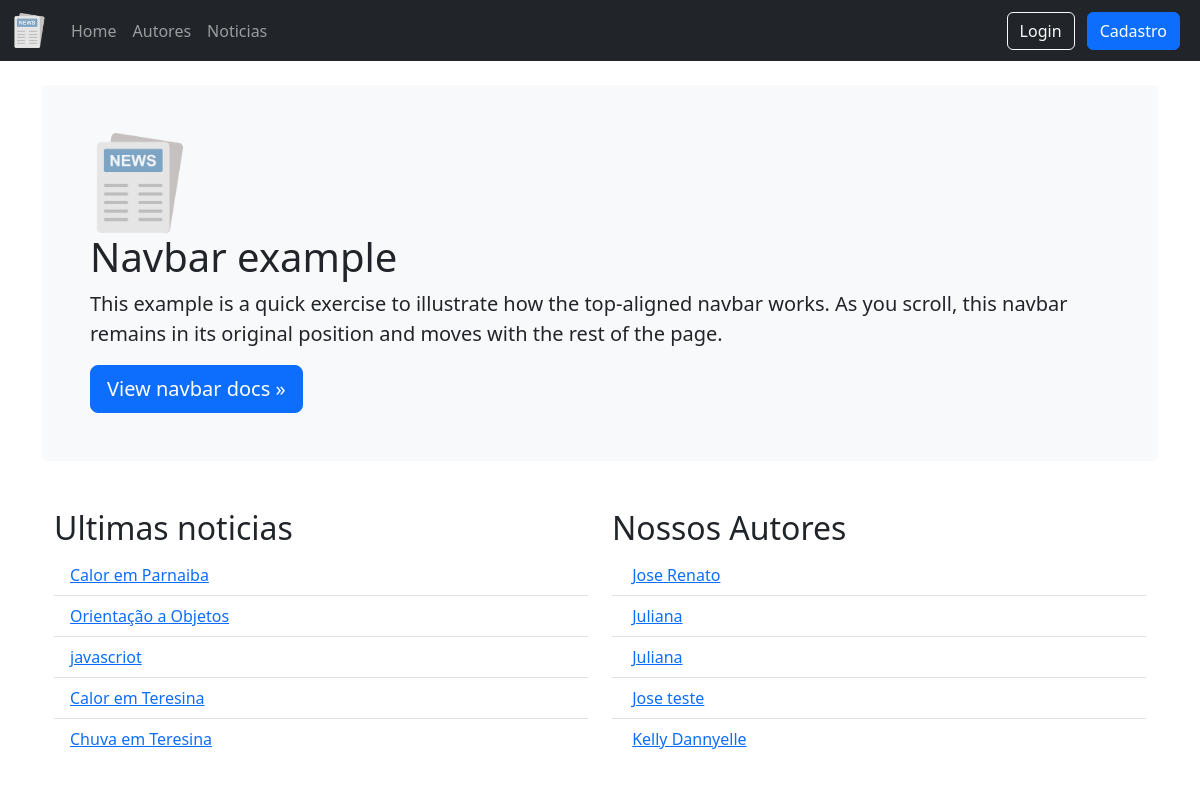
The page / on the database its author committed.
### noticia/models.py (models this page shows, shortened)
class Noticia(models.Model):
    CATEGORIAS = [
        ("Urgente", "Urgente"),
        ("Esportes", "Esportes"),
        ("Política", "Política")
    ]
    titulo = models.CharField("Titulo", max_length=200)
    conteudo = models.TextField("Conteúdo")
    data_pub = models.DateField("Data de publicação")
    tags = models.CharField("Categoria", max_length=100, choices=CATEGORIAS)
    autor = models.ForeignKey(Autor, verbose_name="Autor", on_delete=models.CASCADE)
    class Meta:
        verbose_name = "Noticia"
        verbose_name_plural = "Noticias"

class Autor(models.Model):
    nome = models.CharField("Nome", max_length=200)
    data_nascimento = models.DateField("Data de Nascimento", default="1980-01-01")
    email = models.EmailField("Email")
    idade = models.PositiveSmallIntegerField("Idade")
    avatar = models.ImageField("Foto", upload_to='avatares', blank=True, null=True)
    class Meta:
        verbose_name = "Escritor"
        verbose_name_plural = "Escritores"
        permissions  = [
            ("pode_publicar", "Pode publicar uma noticia"),
        ]

### noticia/views.py (the view)
# urls.py: path('', HomeTemplateView.as_view(), name='home'),
class HomeTemplateView(TemplateView):
    template_name='home.html'
    def get_context_data(self, **kwargs):
        context = super().get_context_data(**kwargs)
        context["noticias"] = Noticia.objects.all()[:5]
        context["autores"] = Autor.objects.all()[:5]
        return context

### templates/home.html (shortened to what this page needs)
{% extends "base.html" %}
{% load static %}
{% block content %}
<div class="bg-body-tertiary p-5 rounded">
  <img src="{% static 'img/noticia.png' %}" alt="" width="100">
  <h1>Navbar example</h1>
  <p class="lead">This example is a quick exercise to illustrate how the top-aligned navbar works. As you scroll, this navbar remains in its original position and moves with the rest of the page.</p>
  <a class="btn btn-lg btn-primary" href="/docs/5.3/components/navbar/" role="button">View navbar docs &raquo;</a>
</div>
<div class="container">
  <div class="row my-5">
    <div class="col">
      <h2>Ultimas noticias</h2>
      <ul class="list-group list-group-flush">
        {% for noticia in noticias %}
        <li class="list-group-item">
          <a href="{% url 'detalhar-noticia' noticia.id %}">{{noticia.titulo}}</a></li>
        {% endfor %}
      </ul>
    </div>
    <div class="col">
      <h2>Nossos Autores</h2>
      <ul class="list-group list-group-flush">
        {% for autor in autores %}
        <li class="list-group-item">
          <a href="{% url 'detalhar-autor' autor.id %}">{{autor.nome}}</a></li>
        {% endfor %}
      </ul>
    </div>
  </div>
</div>
{% endblock %}

### rows shown on the page
Noticia: titulo "Calor em Parnaiba"
Noticia: titulo "Orientação a Objetos"
Noticia: titulo "javascriot"
Noticia: titulo "Calor em Teresina"
Noticia: titulo "Chuva em Teresina"
Autor: nome "Jose Renato"
Autor: nome "Juliana"
Autor: nome "Juliana"
Autor: nome "Jose teste"
Autor: nome "Kelly Dannyelle"
